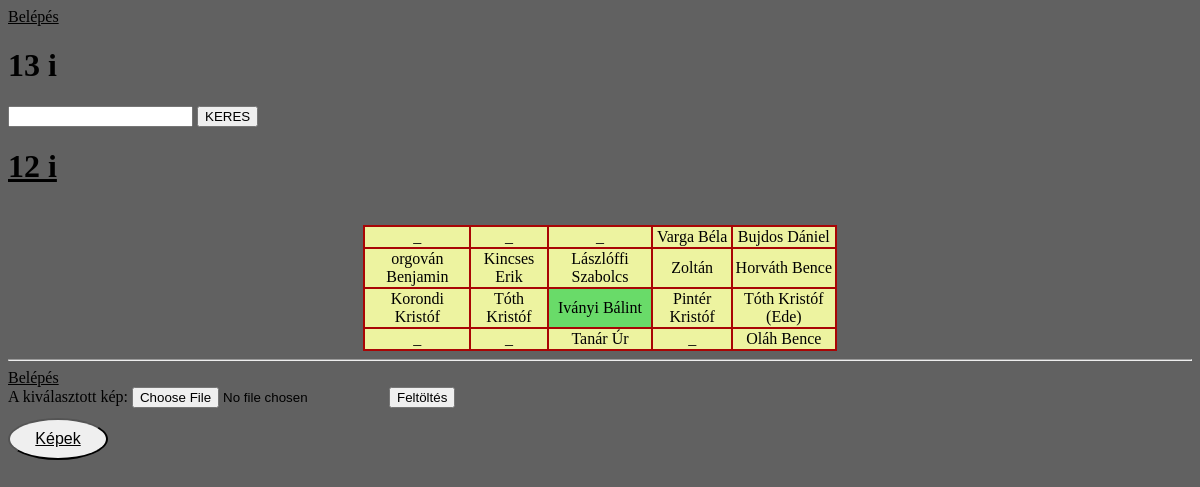
The page / on the database its author committed.
### tables this page shows
CREATE TABLE `sorok` (
  `sorId` int(11) NOT NULL,
  `nev1` int(11) DEFAULT NULL,
  `nev2` int(11) DEFAULT NULL,
  `nev3` int(11) DEFAULT NULL,
  `nev4` int(11) DEFAULT NULL,
  `nev5` int(11) DEFAULT NULL,
  `osztalyId` int(11) NOT NULL
);

CREATE TABLE `szemelyek` (
  `szemelyId` int(11) NOT NULL,
  `nev` varchar(100) NOT NULL,
  `felhasznalonev` varchar(100) NOT NULL,
  `jelszo` varchar(100) NOT NULL
);

### model/Osztaly.php (called while the page is built, shortened)
<?php
    require_once 'db.inc.php';
    class Osztaly {
        function __construct($osztalyId, $db){
            $sql = "SELECT osztalyNev FROM	osztalyok WHERE osztalyId = ".$osztalyId;
            if($result = $db->dbSelect($sql)){
                $osztalySor = $result->fetch_assoc();
            }
        }
        public function getAll($db){
            $osztalyok = array();
	            $sql = "SELECT osztalyId, osztalyNev FROM osztalyok";
	            if($result = $db->dbSelect($sql)){
		            while($row = $result ->fetch_assoc()){
			            $osztalyok[$row['osztalyId']] = $row['osztalyNev'];
		            }
	            }
                return $osztalyok;
        }
    }
?>

### db.inc.php (called while the page is built, shortened)
<?php
    class DataBase{
         private $servername = "localhost";
         private $username = "phpteszter";
         private $password = "HfblLxoQi75hdL1d";
         private $dbname = "phpteszt";
         private $conn;
         function __construct(){
        $conn = new mysqli($this->servername, $this->username, $this->password, $this->dbname);
             $this->conn = $conn;
        }
        public function dbSelect($sql){
            $result = $this->conn->query($sql);
                if($result->num_rows > 0){
                    return $result;
                    }
            else{
                return NULL;
                }
            }
    }
?>

### model/Szemely.php (called while the page is built, shortened)
<?php
    require_once 'db.inc.php';
    class Szemely {
        private $nev;
        private $db;
        function __construct($db){
            $this->db = $db;
        }
        public function getNev($szemelyId){
            $sql = "SELECT szemelyId,nev FROM szemelyek WHERE szemelyId = ".$szemelyId;
            if($resultNev = $this->db->dbSelect($sql)){
                 $szemelySor = $resultNev->fetch_assoc();
                 $this->nev = $szemelySor['nev'];
            }
            return $this->nev;
        }
    }
?>

### index.php (the view, shortened to what this page needs)
<!DOCTYPE html>
<html lang="hu">
<head>
    <link rel="stylesheet" href="tablr.css">
	<?php
	require 'db.inc.php';
	$db = new DataBase();
	require 'model/Szemely.php';
	$szemely = new Szemely($db);
	require 'model/Osztaly.php';
	$osztaly = 1;
	$osztalyPeldany = new Osztaly($osztaly, $db);
	$osztalyok = $osztalyPeldany->getAll($db);
	?>
</head>
<body>
	<?php
		if(isset($_session['id'])){
			echo "Üdv ". $_SESSION['nev'];
			echo '<a href= "belepes.php?kilepes=1"> Kilépés<a>';
		}else{
			echo '<a href= "belepes.php"> Belépés</a>';
		}
	?>
	<?php
		echo "<h1>$osztalyok[$osztaly]</h1>";
		?>
		<form method="post" action="lista.php">
			<input type="text" name="keresettNev">
			<input type="submit" value="KERES">
		</form>
	<?php
		foreach($osztalyok as $kulcs => $ertek){
				if($kulcs != $osztaly){
					echo "<h1><a href = \"index.php?osztalyId=$kulcs\"> $ertek </a></h1><br>";
				}
		}
	?>
    <table >
		<?php
			$sajatMagam = array('sorId'=> 7, 'mezoNeve' => 'nev3');
			$sql = "SELECT sorId, nev1, nev2, nev3, nev4, nev5 FROM sorok WHERE osztalyId = ".$osztaly;
				if($result = $db->dbSelect($sql)){
					echo '<table>';
					while($row = $result->fetch_assoc()){
					echo "<tr>";
					for($i=1; $i<6; $i++){
						$nev = "_";
						$mezoNev = 'nev'.$i;
						if($row[$mezoNev] != null ){
							$nev = $szemely->getNev($row[$mezoNev], $db);
							}
							$bg = "";
						if($row['sorId'] == $sajatMagam ['sorId'] and $sajatMagam['mezoNeve'] == $mezoNev){
							echo "<td style=\"background-color:rgb(105, 219, 105);$bg\">".$nev."</td>\n";
							}
						 else
							echo "<td style=\"$bg\">".$nev."</td>\n";
			}
					echo "</tr>";
		}
				echo'</table>';
	}
			else{
				echo "Nincsenek tanulók eben az osztályban";
			}
		?>
	<hr>
	<div>
		<a href="belepes.php">Belépés</a>
	</div>
	<form action="upload.php" method="post" enctype="multipart/form-data">
			A kiválasztott kép:
  	<input type="file" name="fileToUpload" id="fileToUpload">
  	<input type="submit" value="Feltöltés" name="submit">
	</form>
	<button> <a href="upload.php">Képek</a></button>
</body>
</html>

### tablr.css (style rules this page uses)
table { border-collapse: collapse; width: 40%; background-color: rgb(237, 243, 160); border-color: black; margin-left: auto; margin-right: auto; }
th , td { border: 2px solid #a90505; text-align: center; }
body { background-color: rgb(97, 97, 97); }
a { color: black; }
button { border-radius: 50%; width: 100px; padding: 10px; margin: 10px auto; text-align: center; font-size: 16px; }

### rows shown on the page
sorok: nev "_", nev4.nev "Varga Béla", nev5.nev "Bujdos Dániel"
sorok: nev1.nev "orgován Benjamin", nev2.nev "Kincses Erik", nev3.nev "Lászlóffi Szabolcs", nev4.nev "Zoltán", nev5.nev "Horváth Bence"
sorok: nev1.nev "Korondi Kristóf", nev2.nev "Tóth Kristóf", nev3.nev "Iványi Bálint", nev4.nev "Pintér Kristóf", nev5.nev "Tóth Kristóf (Ede)"
sorok: nev "_", nev3.nev "Tanár Úr", nev5.nev "Oláh Bence"

### other values the page prints
$osztalyok[$osztaly] "13 i"
$ertek "12 i"
